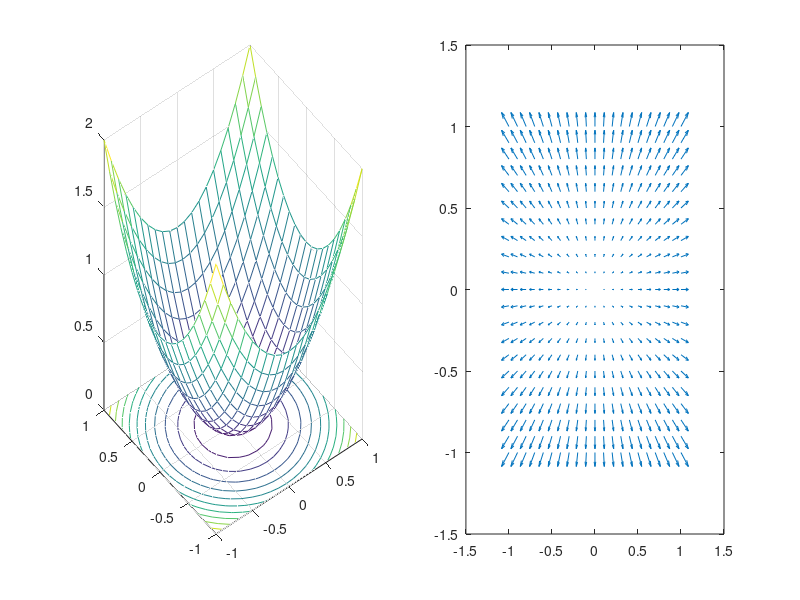

MATLAB code to generate this figure:
% Gradient test, 20190125_jintaeks
clear all; clc; close all;

x = -1:0.1:1;
y = -1:0.1:1;

[x,y] = meshgrid(x,y);
z = x .^ 2 + y .^ 2;
subplot(1,2,1);
meshc(x,y,z) % surf() for solid mesh

DZx = 2*x
DZy = 2*y;
subplot(1,2,2);
quiver(x,y,DZx, DZy);
